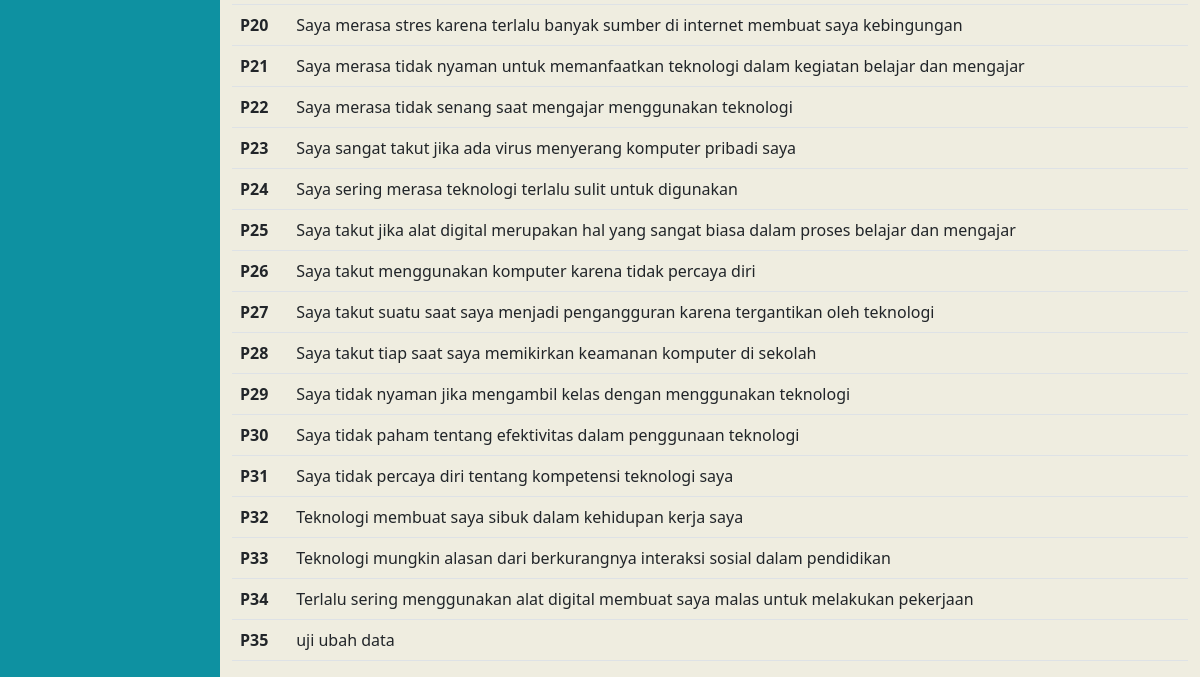
The app's page /dataPernyataan.php (signed in, lower part), older data.
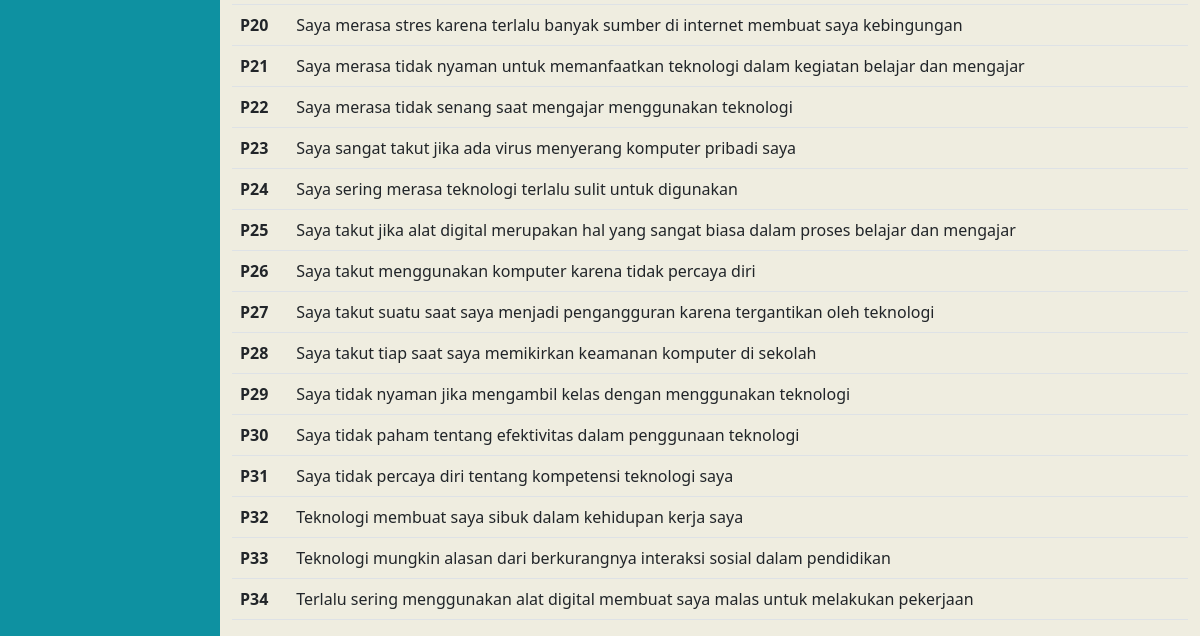
The same page, newer data.
### tables this page shows
CREATE TABLE `pernyataan` (
  `kode_pernyataan` varchar(8) NOT NULL,
  `pernyataan` text NOT NULL
);

### inc/header.php (called while the page is built, shortened)
<?php
    include_once 'classes/Kriteria.php';
    include_once 'classes/Pernyataan.php';
    $pernyataan = new Pernyataan($db);
?>

### classes/Pernyataan.php (called while the page is built, shortened)
<?php
class Pernyataan{
    private $db_conn;
    public function __construct($db){
        $this->db_conn = $db;
    }
    public function showAll(){
        $query = "SELECT kode_pernyataan, pernyataan from pernyataan ";
        $stmt = $this->db_conn->prepare($query);
        $stmt->execute();
        return $stmt;
    }
}

### dataPernyataan.php (the view, shortened to what this page needs)
<!DOCTYPE html>
<?php
  include 'inc/header.php';
?>
<html lang="en">
<head>
    <link href="https://www.cssscript.com/demo/sticky.css" rel="stylesheet" type="text/css">
    <link href="https://cdn.jsdelivr.net/npm/bootstrap@5.1.3/dist/css/bootstrap.min.css" rel="stylesheet">
    <link rel="stylesheet" href="css\style.css" />
</head>
<body>
    <?php
        include 'sidebarAdmin.php';
        if(isset($_POST['cari'])){
            $data = $pernyataan->search($_POST);
        }else{
            $data = $pernyataan->showAll();
        }
        $num = $data->rowCount();
    ?>
    <div class="my-container active-cont">
        <div class="container">
            <?php
                if($num>=0){
            ?>
            <table class="table">
                <tbody>
                    <?php
                        while($row=$data->fetch(PDO::FETCH_ASSOC)){
                            extract($row);
                    ?>
                    <tr>
                        <th scope="row"><?php echo $row['kode_pernyataan']; ?></th>
                        <td><?php echo $row['pernyataan']; ?></td>
                    </tr>
                    <?php
                        }
                    ?>
                </tbody>
            </table>
            <?php
                }else{
                 echo "<h1>Data Tidak Ada</h1>";
                }
            ?>
        </div>
    </div>
</body>
</html>

Row changes from the older to the newer data that the page shows:
removed pernyataan: kode_pernyataan "P35", pernyataan "uji ubah data"
